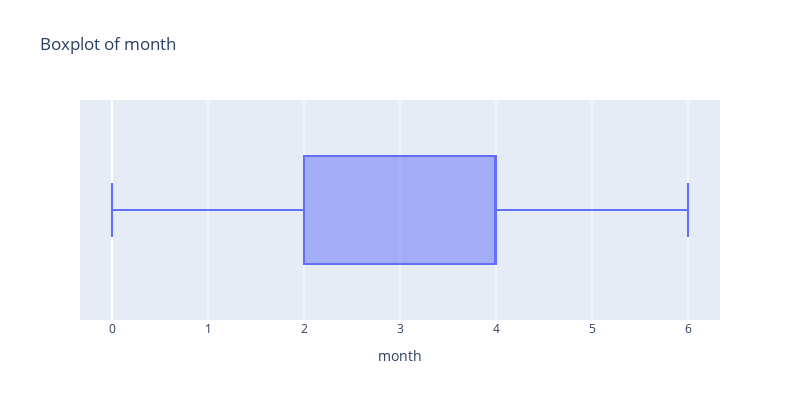
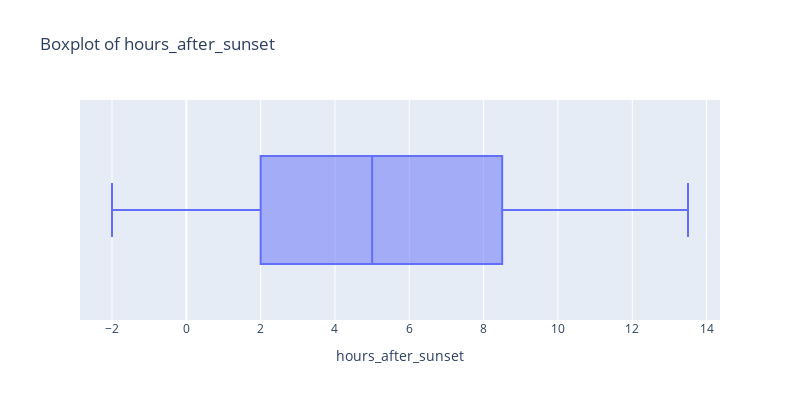
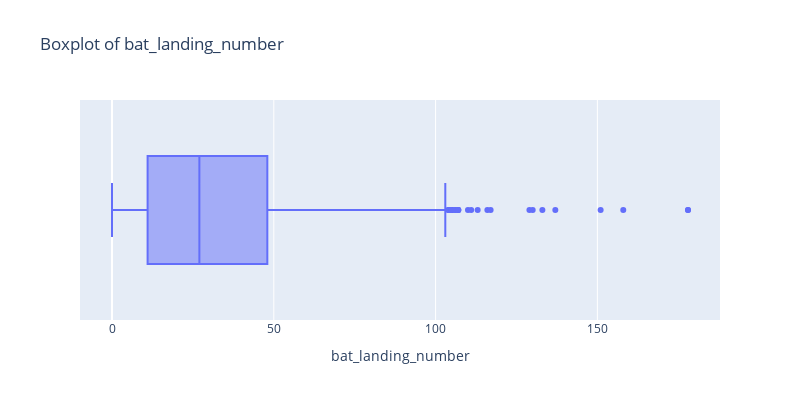
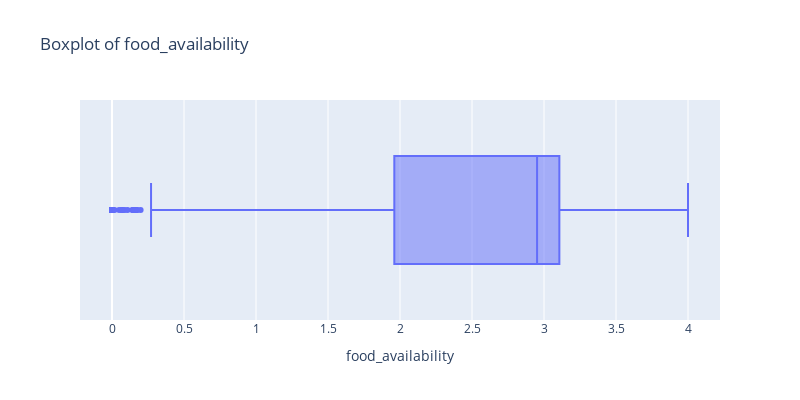

The code cell stored with these charts, in order, in its notebook:
### Code cell
# plotting boxplots 
coln = df.select_dtypes(include=[np.number]).columns
for col in coln:
    fig = px.box(df, x=col, title=f'Boxplot of {col}')
    fig.update_layout(
        xaxis_title=col,
        yaxis_title="",  # hide y-axis since it's unnecessary for single-variable boxplot
        width=800,
        height=400
    )
    fig.show()

### Figure 1 — Plotly figure (JSON) as saved in the notebook; plotly's stock layout.template omitted (floating-point values rounded to 4 significant figures; data arrays with more than 128 entries replaced by an {"elided": "..."} marker saying what was removed)
{"data": [{"alignmentgroup": "True", "hovertemplate": "month=%{x}<extra></extra>", "legendgroup": "", "marker": {"color": "#636efa"}, "name": "", "notched": false, "offsetgroup": "", "orientation": "h", "showlegend": false, "type": "box", "x": {"elided": "2123 int values"}, "x0": " ", "xaxis": "x", "y0": " ", "yaxis": "y"}], "layout": {"boxmode": "group", "height": 400, "legend": {"tracegroupgap": 0}, "title": {"text": "Boxplot of month"}, "width": 800, "xaxis": {"anchor": "y", "domain": [0, 1], "title": {"text": "month"}}, "yaxis": {"anchor": "x", "domain": [0, 1], "title": {"text": ""}}}}

### Figure 2 — Plotly figure (JSON) as saved in the notebook; plotly's stock layout.template omitted (floating-point values rounded to 4 significant figures; data arrays with more than 128 entries replaced by an {"elided": "..."} marker saying what was removed)
{"data": [{"alignmentgroup": "True", "hovertemplate": "hours_after_sunset=%{x}<extra></extra>", "legendgroup": "", "marker": {"color": "#636efa"}, "name": "", "notched": false, "offsetgroup": "", "orientation": "h", "showlegend": false, "type": "box", "x": {"elided": "2123 float values"}, "x0": " ", "xaxis": "x", "y0": " ", "yaxis": "y"}], "layout": {"boxmode": "group", "height": 400, "legend": {"tracegroupgap": 0}, "title": {"text": "Boxplot of hours_after_sunset"}, "width": 800, "xaxis": {"anchor": "y", "domain": [0, 1], "title": {"text": "hours_after_sunset"}}, "yaxis": {"anchor": "x", "domain": [0, 1], "title": {"text": ""}}}}

### Figure 3 — Plotly figure (JSON) as saved in the notebook; plotly's stock layout.template omitted (floating-point values rounded to 4 significant figures; data arrays with more than 128 entries replaced by an {"elided": "..."} marker saying what was removed)
{"data": [{"alignmentgroup": "True", "hovertemplate": "bat_landing_number=%{x}<extra></extra>", "legendgroup": "", "marker": {"color": "#636efa"}, "name": "", "notched": false, "offsetgroup": "", "orientation": "h", "showlegend": false, "type": "box", "x": {"elided": "2123 int values"}, "x0": " ", "xaxis": "x", "y0": " ", "yaxis": "y"}], "layout": {"boxmode": "group", "height": 400, "legend": {"tracegroupgap": 0}, "title": {"text": "Boxplot of bat_landing_number"}, "width": 800, "xaxis": {"anchor": "y", "domain": [0, 1], "title": {"text": "bat_landing_number"}}, "yaxis": {"anchor": "x", "domain": [0, 1], "title": {"text": ""}}}}

### Figure 4 — Plotly figure (JSON) as saved in the notebook; plotly's stock layout.template omitted (floating-point values rounded to 4 significant figures; data arrays with more than 128 entries replaced by an {"elided": "..."} marker saying what was removed)
{"data": [{"alignmentgroup": "True", "hovertemplate": "food_availability=%{x}<extra></extra>", "legendgroup": "", "marker": {"color": "#636efa"}, "name": "", "notched": false, "offsetgroup": "", "orientation": "h", "showlegend": false, "type": "box", "x": {"elided": "2123 float values"}, "x0": " ", "xaxis": "x", "y0": " ", "yaxis": "y"}], "layout": {"boxmode": "group", "height": 400, "legend": {"tracegroupgap": 0}, "title": {"text": "Boxplot of food_availability"}, "width": 800, "xaxis": {"anchor": "y", "domain": [0, 1], "title": {"text": "food_availability"}}, "yaxis": {"anchor": "x", "domain": [0, 1], "title": {"text": ""}}}}
